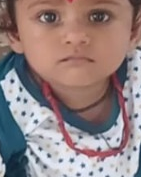
#> input picture backend/eval/spike/synth/crop_10.png, 141 x 177 px
$ python -i make_classical_set.py   (imports and definitions only)
#> lines starting #> are read from the running program, lines starting #| are printed output that depends on the picture
"""Category 2 of the evaluation dataset: exactly 12 scripted alterations of every original.

    python -m eval.make_classical_set --dataset ../dataset [--workers 3] [--big-mp 20]

Reads    <dataset>/originals/orig_<ID>__<CATEGORY>__<SOURCE>.<ext>
Writes   <dataset>/classical/orig_<ID>__classical_edit__<EDIT>.<ext>
         <dataset>/classical_manifest.csv   (rows in the gate_eval manifest format, relation=classical)

The same 12 edits are applied to every original, so results can be compared across image categories:

    crop_50  crop_30  crop_10        centre crops keeping 50% / 30% / 10% of the area
    rotate_90  rotate_180            lossless turns
    jpeg_q10  jpeg_q30               heavy JPEG recompression (always .jpg; alpha flattened on white)
    blur_gaussian                    Gaussian blur, sigma = 0.4% of the long side (2..12 px)
    grayscale                        luminance only, alpha kept
    screenshot_frame                 the image inside a phone-style UI (status bar + navigation bar)
    hflip                            mirrored repost
    resize_50                        half size

Conventions: EXIF orientation is applied first (edits are made on the image as displayed) and the
ICC profile is carried over. The output format follows the original: JPEG originals -> JPEG q95
(4:4:4); PNG originals -> lossless PNG with alpha preserved. Existing outputs are skipped, so the
script is safe to re-run (for example after adding a missing original).
"""
import argparse
import csv
import os
import re
import sys
import time
from concurrent.futures import ProcessPoolExecutor, as_completed

import numpy as np
from PIL import Image, ImageChops, ImageDraw, ImageFilter, ImageFont, ImageOps

EDITS = ["crop_50", "crop_30", "crop_10", "rotate_90", "rotate_180", "jpeg_q10", "jpeg_q30",
         "blur_gaussian", "grayscale", "screenshot_frame", "hflip", "resize_50"]
NAME_RE = re.compile(r"^orig_(?P<id>.+?)__(?P<cat>.+?)__(?P<src>.+)\.(?P<ext>[A-Za-z0-9]+)$")
IMAGE_EXTS = {".jpg", ".jpeg", ".png", ".webp", ".bmp"}
MANIFEST_FIELDS = ["file", "original_id", "relation", "category", "edit", "tool", "platform", "notes"]
Image.MAX_IMAGE_PIXELS = None  # we own these files; some originals exceed Pillow's safety limit


# ----------------------------------------------------------------------------- loading

def load_original(path):
    """(image as displayed in RGB or RGBA, source format, icc profile)."""
    with Image.open(path) as im:
        fmt, icc = im.format, im.info.get("icc_profile")
        im.load()
        if im.mode == "P":
            im = im.convert("RGBA" if "transparency" in im.info else "RGB")
        elif im.mode in ("LA", "PA"):
            im = im.convert("RGBA")
        elif im.mode not in ("RGB", "RGBA"):
            im = im.convert("RGB")
        img = ImageOps.exif_transpose(im)  # no-op (returns a copy) without an orientation tag
        img = img.copy() if img is im else img
    if img.mode == "RGBA" and img.getchannel("A").getextrema()[0] == 255:
        img = img.convert("RGB")  # an alpha channel that is fully opaque carries nothing
    return img, fmt, icc


def is_visually_gray(img):
    thumb = np.asarray(img.convert("RGB").resize((64, 64)), dtype=np.int16)
    return float((np.abs(thumb[..., 0] - thumb[..., 1]) + np.abs(thumb[..., 1] - thumb[..., 2])).mean()) < 2.0


# ----------------------------------------------------------------------------- edits

# [80 lines left out: functions flatten, centre_crop, blur, grayscale, screenshot_frame, apply_edit, not called in this run]


def output_ext(name, source_format):
    if name.startswith("jpeg_"):
        return "jpg"
    return "jpg" if source_format == "JPEG" else "png"


# [12 lines left out: function save, not called in this run]


# ----------------------------------------------------------------------------- driver

def process_one(src_path, out_dir):
    """All 12 edits of one original. Returns one result dict per edit; never raises."""
#> called with src_path = 'spike/synth/crop_10.png', out_dir = 'out.png'
    fname = os.path.basename(src_path)
    m = NAME_RE.match(fname)
    results = []
    try:
        img, fmt, icc = load_original(src_path)
#> in load_original, im is the input picture: PIL image 141x177 RGB; mean R, G, B 147.5, 129.6, 129.3
#> in load_original, `fmt, icc = im.format, im.info.get("icc_profile")`: fmt = 'PNG'
#> fmt = 'PNG'
    except Exception as e:
        return [{"original": fname, "edit": ed, "file": "", "status": f"error: could not open original ({type(e).__name__}: {e})"}
                for ed in EDITS]
    gray_src = is_visually_gray(img)
#> in is_visually_gray, `thumb = np.asarray(img.convert("RGB").resize((64, 64)), dtype=np.int16)`:
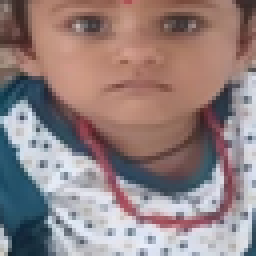
#> thumb: shape (64, 64, 3) int16 (shown 4 times larger); mean R, G, B 147.5, 129.6, 129.3
#> gray_src = False
    for name in EDITS:
        ext = output_ext(name, fmt)
        out_name = f"orig_{m['id']}__classical_edit__{name}.{ext}"
        out_path = os.path.join(out_dir, out_name)
        res = {"original": fname, "edit": name, "file": out_name, "status": "ok", "notes": []}
        try:
            if os.path.exists(out_path) and os.path.getsize(out_path) > 0:
                res["status"] = "skipped (exists)"
            else:
                edited = apply_edit(name, img)
                res["size"] = edited.size
                save(edited, out_path, name, ext, icc)
                del edited
            if name == "grayscale" and gray_src:
                res["notes"].append("source is already grayscale (this edit is a near no-op)")
        except Exception as e:  # report and carry on: one bad edit must not stop the run
            res["status"] = f"error: {type(e).__name__}: {e}"
            if os.path.exists(out_path + ".part"):
                os.remove(out_path + ".part")
        results.append(res)
#> this loop made 1 pass
#> ext on pass 1: 'png'
#> after the loop, results = []
    return results


# [26 lines left out: functions megapixels, write_manifest, not called in this run]


def _format_of(path):
    with Image.open(path) as im:
        return im.format


# [59 lines left out: function main, not called in this run]


# [2 lines not run here, left out]

#> (the run stopped early here; a loop or call above may not have finished)

$ run again, on backend/eval/spike/synth/crop_25.png
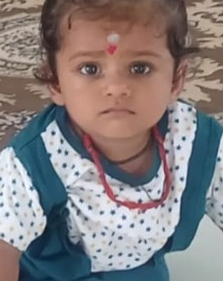
#> input picture backend/eval/spike/synth/crop_25.png, 223 x 281 px
#> in load_original, im is the input picture: PIL image 223x281 RGB; mean R, G, B 133.7, 126.4, 127.1
#> in load_original, `fmt, icc = im.format, im.info.get("icc_profile")`: fmt = 'PNG'
#> in is_visually_gray, `thumb = np.asarray(img.convert("RGB").resize((64, 64)), dtype=np.int16)`:
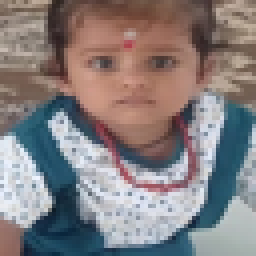
#> thumb: shape (64, 64, 3) int16 (shown 4 times larger); mean R, G, B 133.7, 126.4, 127.1
#> gray_src = False
#> the loop in process_one, `for name in EDITS:` made 1 pass
#> ext on pass 1: 'png'
#> after the loop in process_one, `for name in EDITS:`: results = []

$ run again, on backend/eval/spike/synth/crop_90.png
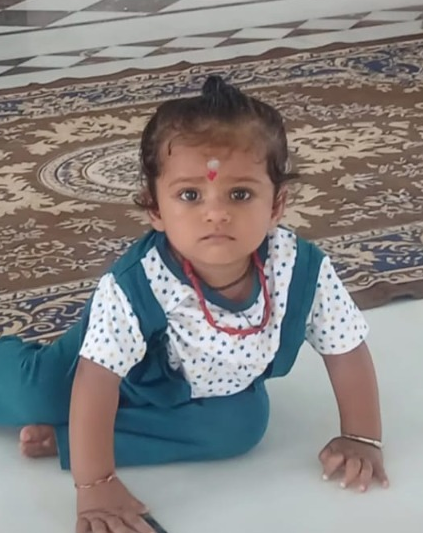
#> input picture backend/eval/spike/synth/crop_90.png, 423 x 533 px
#> in load_original, im is the input picture: PIL image 423x533 RGB; mean R, G, B 134.7, 130.5, 129
#> in load_original, `fmt, icc = im.format, im.info.get("icc_profile")`: fmt = 'PNG'
#> in is_visually_gray, `thumb = np.asarray(img.convert("RGB").resize((64, 64)), dtype=np.int16)`:
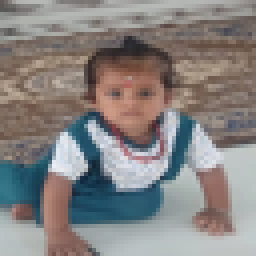
#> thumb: shape (64, 64, 3) int16 (shown 4 times larger); mean R, G, B 134.7, 130.5, 129
#> gray_src = False
#> the loop in process_one, `for name in EDITS:` made 1 pass
#> ext on pass 1: 'png'
#> after the loop in process_one, `for name in EDITS:`: results = []

$ run again, on backend/eval/spike/synth/bright_contrast.png
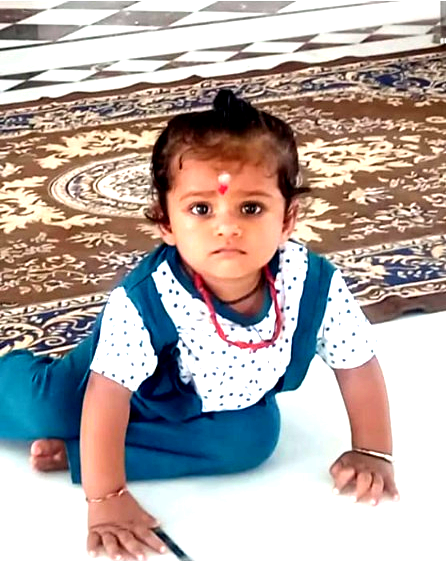
#> input picture backend/eval/spike/synth/bright_contrast.png, 446 x 562 px
#> in load_original, im is the input picture: PIL image 446x562 RGB; mean R, G, B 180, 168.6, 164.5
#> in load_original, `fmt, icc = im.format, im.info.get("icc_profile")`: fmt = 'PNG'
#> in is_visually_gray, `thumb = np.asarray(img.convert("RGB").resize((64, 64)), dtype=np.int16)`:
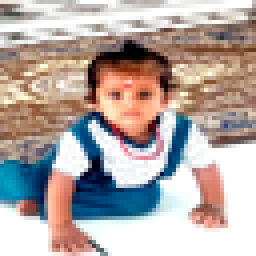
#> thumb: shape (64, 64, 3) int16 (shown 4 times larger); mean R, G, B 179.8, 168.3, 164.2
#> gray_src = False
#> the loop in process_one, `for name in EDITS:` made 1 pass
#> ext on pass 1: 'png'
#> after the loop in process_one, `for name in EDITS:`: results = []
